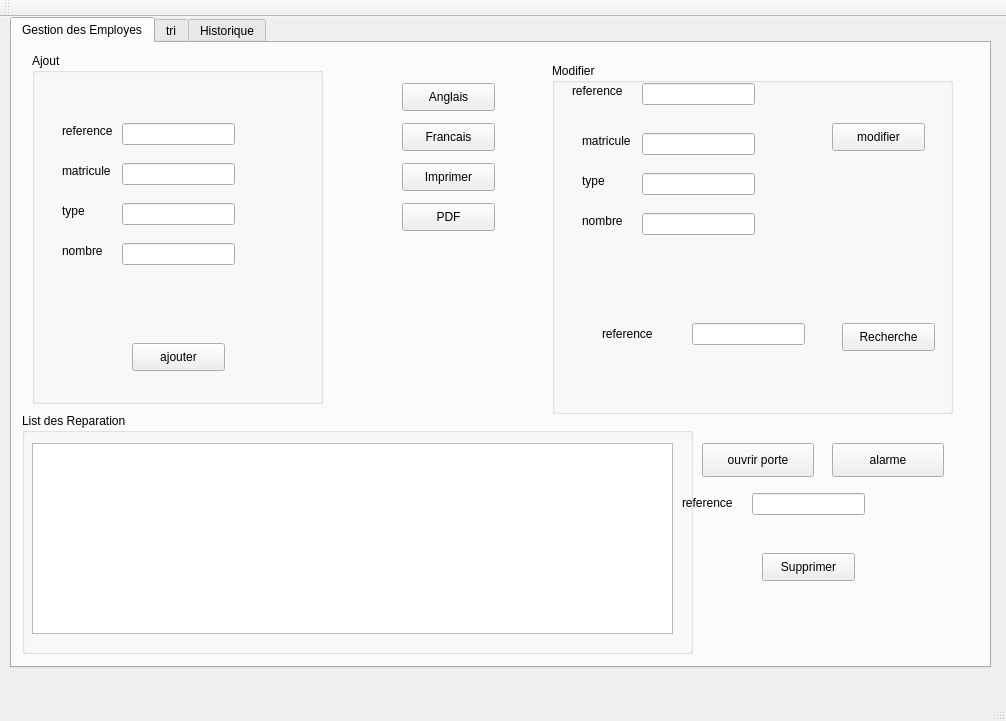
<?xml version="1.0" encoding="UTF-8"?>
<ui version="4.0">
 <class>MainWindow1</class>
 <widget class="QMainWindow" name="MainWindow1">
  <property name="geometry">
   <rect>
    <x>0</x>
    <y>0</y>
    <width>1006</width>
    <height>721</height>
   </rect>
  </property>
  <property name="windowTitle">
   <string>Employes</string>
  </property>
  <widget class="QWidget" name="centralWidget">
   <widget class="QTabWidget" name="tabWidget">
    <property name="geometry">
     <rect>
      <x>10</x>
      <y>0</y>
      <width>981</width>
      <height>651</height>
     </rect>
    </property>
    <property name="styleSheet">
     <string notr="true"/>
    </property>
    <property name="currentIndex">
     <number>0</number>
    </property>
    <widget class="QWidget" name="tab_2">
     <attribute name="title">
      <string>Gestion des Employes</string>
     </attribute>
     <widget class="QGroupBox" name="groupBox">
      <property name="geometry">
       <rect>
        <x>20</x>
        <y>10</y>
        <width>291</width>
        <height>351</height>
       </rect>
      </property>
      <property name="title">
       <string>Ajout</string>
      </property>
      <widget class="QLabel" name="label">
       <property name="geometry">
        <rect>
         <x>30</x>
         <y>70</y>
         <width>56</width>
         <height>16</height>
        </rect>
       </property>
       <property name="text">
        <string>reference</string>
       </property>
      </widget>
      <widget class="QLabel" name="label_2">
       <property name="geometry">
        <rect>
         <x>30</x>
         <y>110</y>
         <width>56</width>
         <height>16</height>
        </rect>
       </property>
       <property name="text">
        <string>matricule</string>
       </property>
      </widget>
      <widget class="QLabel" name="label_3">
       <property name="geometry">
        <rect>
         <x>30</x>
         <y>150</y>
         <width>56</width>
         <height>16</height>
        </rect>
       </property>
       <property name="text">
        <string>type</string>
       </property>
      </widget>
      <widget class="QLabel" name="label_4">
       <property name="geometry">
        <rect>
         <x>30</x>
         <y>190</y>
         <width>56</width>
         <height>16</height>
        </rect>
       </property>
       <property name="text">
        <string>nombre</string>
       </property>
      </widget>
      <widget class="QLineEdit" name="ref">
       <property name="geometry">
        <rect>
         <x>90</x>
         <y>70</y>
         <width>113</width>
         <height>22</height>
        </rect>
       </property>
      </widget>
      <widget class="QLineEdit" name="matricule">
       <property name="geometry">
        <rect>
         <x>90</x>
         <y>110</y>
         <width>113</width>
         <height>22</height>
        </rect>
       </property>
      </widget>
      <widget class="QLineEdit" name="type">
       <property name="geometry">
        <rect>
         <x>90</x>
         <y>150</y>
         <width>113</width>
         <height>22</height>
        </rect>
       </property>
      </widget>
      <widget class="QLineEdit" name="nombre">
       <property name="geometry">
        <rect>
         <x>90</x>
         <y>190</y>
         <width>113</width>
         <height>22</height>
        </rect>
       </property>
      </widget>
      <widget class="QPushButton" name="ajouter">
       <property name="geometry">
        <rect>
         <x>100</x>
         <y>290</y>
         <width>93</width>
         <height>28</height>
        </rect>
       </property>
       <property name="text">
        <string>ajouter</string>
       </property>
      </widget>
     </widget>
     <widget class="QGroupBox" name="groupBox_2">
      <property name="geometry">
       <rect>
        <x>10</x>
        <y>370</y>
        <width>671</width>
        <height>241</height>
       </rect>
      </property>
      <property name="title">
       <string>List des Reparation</string>
      </property>
      <widget class="QTableView" name="tabreparation">
       <property name="geometry">
        <rect>
         <x>10</x>
         <y>30</y>
         <width>641</width>
         <height>191</height>
        </rect>
       </property>
      </widget>
     </widget>
     <widget class="QLineEdit" name="reff">
      <property name="geometry">
       <rect>
        <x>740</x>
        <y>450</y>
        <width>113</width>
        <height>22</height>
       </rect>
      </property>
     </widget>
     <widget class="QLabel" name="label_6">
      <property name="geometry">
       <rect>
        <x>670</x>
        <y>450</y>
        <width>61</width>
        <height>20</height>
       </rect>
      </property>
      <property name="text">
       <string>reference</string>
      </property>
     </widget>
     <widget class="QPushButton" name="SupprimerButton">
      <property name="geometry">
       <rect>
        <x>750</x>
        <y>510</y>
        <width>93</width>
        <height>28</height>
       </rect>
      </property>
      <property name="text">
       <string>Supprimer</string>
      </property>
     </widget>
     <widget class="QGroupBox" name="groupBox_3">
      <property name="geometry">
       <rect>
        <x>540</x>
        <y>20</y>
        <width>401</width>
        <height>351</height>
       </rect>
      </property>
      <property name="title">
       <string>Modifier </string>
      </property>
      <widget class="QLabel" name="label_7">
       <property name="geometry">
        <rect>
         <x>30</x>
         <y>70</y>
         <width>56</width>
         <height>16</height>
        </rect>
       </property>
       <property name="text">
        <string>matricule</string>
       </property>
      </widget>
      <widget class="QLabel" name="label_8">
       <property name="geometry">
        <rect>
         <x>30</x>
         <y>110</y>
         <width>56</width>
         <height>16</height>
        </rect>
       </property>
       <property name="text">
        <string>type</string>
       </property>
      </widget>
      <widget class="QLabel" name="label_9">
       <property name="geometry">
        <rect>
         <x>30</x>
         <y>150</y>
         <width>56</width>
         <height>16</height>
        </rect>
       </property>
       <property name="text">
        <string>nombre</string>
       </property>
      </widget>
      <widget class="QLabel" name="label_11">
       <property name="geometry">
        <rect>
         <x>20</x>
         <y>20</y>
         <width>61</width>
         <height>16</height>
        </rect>
       </property>
       <property name="text">
        <string>reference</string>
       </property>
      </widget>
      <widget class="QLineEdit" name="matricule2">
       <property name="geometry">
        <rect>
         <x>90</x>
         <y>70</y>
         <width>113</width>
         <height>22</height>
        </rect>
       </property>
      </widget>
      <widget class="QLineEdit" name="type2">
       <property name="geometry">
        <rect>
         <x>90</x>
         <y>110</y>
         <width>113</width>
         <height>22</height>
        </rect>
       </property>
      </widget>
      <widget class="QLineEdit" name="nombre2">
       <property name="geometry">
        <rect>
         <x>90</x>
         <y>150</y>
         <width>113</width>
         <height>22</height>
        </rect>
       </property>
      </widget>
      <widget class="QLineEdit" name="ref2">
       <property name="geometry">
        <rect>
         <x>90</x>
         <y>20</y>
         <width>113</width>
         <height>22</height>
        </rect>
       </property>
      </widget>
      <widget class="QPushButton" name="ButtonModification">
       <property name="geometry">
        <rect>
         <x>280</x>
         <y>60</y>
         <width>93</width>
         <height>28</height>
        </rect>
       </property>
       <property name="text">
        <string>modifier</string>
       </property>
      </widget>
      <widget class="QPushButton" name="recherche">
       <property name="geometry">
        <rect>
         <x>290</x>
         <y>260</y>
         <width>93</width>
         <height>28</height>
        </rect>
       </property>
       <property name="text">
        <string>Recherche</string>
       </property>
      </widget>
      <widget class="QLineEdit" name="reff3">
       <property name="geometry">
        <rect>
         <x>140</x>
         <y>260</y>
         <width>113</width>
         <height>22</height>
        </rect>
       </property>
      </widget>
      <widget class="QLabel" name="label_5">
       <property name="geometry">
        <rect>
         <x>50</x>
         <y>260</y>
         <width>71</width>
         <height>21</height>
        </rect>
       </property>
       <property name="text">
        <string>reference</string>
       </property>
      </widget>
     </widget>
     <widget class="QPushButton" name="anglais">
      <property name="geometry">
       <rect>
        <x>390</x>
        <y>40</y>
        <width>93</width>
        <height>28</height>
       </rect>
      </property>
      <property name="text">
       <string>Anglais</string>
      </property>
     </widget>
     <widget class="QPushButton" name="Imprimer">
      <property name="geometry">
       <rect>
        <x>390</x>
        <y>120</y>
        <width>93</width>
        <height>28</height>
       </rect>
      </property>
      <property name="text">
       <string>Imprimer</string>
      </property>
     </widget>
     <widget class="QPushButton" name="francais">
      <property name="geometry">
       <rect>
        <x>390</x>
        <y>80</y>
        <width>93</width>
        <height>28</height>
       </rect>
      </property>
      <property name="text">
       <string>Francais</string>
      </property>
     </widget>
     <widget class="QPushButton" name="pushButton">
      <property name="geometry">
       <rect>
        <x>390</x>
        <y>160</y>
        <width>93</width>
        <height>28</height>
       </rect>
      </property>
      <property name="text">
       <string>PDF</string>
      </property>
     </widget>
     <widget class="QLabel" name="label_10">
      <property name="geometry">
       <rect>
        <x>110</x>
        <y>0</y>
        <width>731</width>
        <height>491</height>
       </rect>
      </property>
      <property name="styleSheet">
       <string notr="true">image:url(:/D:/ProjetCpp/gestion-de-reparation/logo.png)</string>
      </property>
      <property name="text">
       <string/>
      </property>
     </widget>
     <widget class="QPushButton" name="pushButton_6">
      <property name="geometry">
       <rect>
        <x>690</x>
        <y>400</y>
        <width>112</width>
        <height>34</height>
       </rect>
      </property>
      <property name="text">
       <string>ouvrir porte</string>
      </property>
     </widget>
     <widget class="QPushButton" name="pushButton_7">
      <property name="geometry">
       <rect>
        <x>820</x>
        <y>400</y>
        <width>112</width>
        <height>34</height>
       </rect>
      </property>
      <property name="text">
       <string>alarme</string>
      </property>
     </widget>
     <zorder>label_10</zorder>
     <zorder>groupBox</zorder>
     <zorder>groupBox_2</zorder>
     <zorder>reff</zorder>
     <zorder>label_6</zorder>
     <zorder>SupprimerButton</zorder>
     <zorder>groupBox_3</zorder>
     <zorder>anglais</zorder>
     <zorder>Imprimer</zorder>
     <zorder>francais</zorder>
     <zorder>pushButton</zorder>
     <zorder>pushButton_6</zorder>
     <zorder>pushButton_7</zorder>
    </widget>
    <widget class="QWidget" name="tab">
     <attribute name="title">
      <string>tri</string>
     </attribute>
     <widget class="QRadioButton" name="radioButton_2">
      <property name="geometry">
       <rect>
        <x>520</x>
        <y>420</y>
        <width>161</width>
        <height>31</height>
       </rect>
      </property>
      <property name="styleSheet">
       <string notr="true">QRadioButton {
color: #ffffff;
border: 3px solid #010203;
font: 8pt &quot;MS Reference Sans Serif&quot;;
border-radius: 15px;
padding: 5px;
background: qradialgradient(cx: 0.3, cy: -0.4,
fx: 0.3, fy: -0.4,
radius: 3, stop: 0 #010203, stop: 1 #c4c9c7);
min-width: 80px;
}

QPushButton:hover {
background: qradialgradient(cx: 0.3, cy: -0.4,
fx: 0.3, fy: -0.4,
radius: 3, stop: 0 #010203, stop: 1 #010203);
}

 QRadioButton:pressed {
background: qradialgradient(cx: 0.4, cy: -0.1,
fx: 0.4, fy: -0.1,
radius: 3, stop: 0 #c4c9c7, stop: 1 #c4c9c7);
}</string>
      </property>
      <property name="text">
       <string>tri par matricule</string>
      </property>
     </widget>
     <widget class="QRadioButton" name="radioButton">
      <property name="geometry">
       <rect>
        <x>520</x>
        <y>460</y>
        <width>161</width>
        <height>31</height>
       </rect>
      </property>
      <property name="styleSheet">
       <string notr="true">QRadioButton {
color: #ffffff;
border: 3px solid #010203;
font: 8pt &quot;MS Reference Sans Serif&quot;;
border-radius: 15px;
padding: 5px;
background: qradialgradient(cx: 0.3, cy: -0.4,
fx: 0.3, fy: -0.4,
radius: 3, stop: 0 #010203, stop: 1 #c4c9c7);
min-width: 80px;
}

QPushButton:hover {
background: qradialgradient(cx: 0.3, cy: -0.4,
fx: 0.3, fy: -0.4,
radius: 3, stop: 0 #010203, stop: 1 #010203);
}

 QRadioButton:pressed {
background: qradialgradient(cx: 0.4, cy: -0.1,
fx: 0.4, fy: -0.1,
radius: 3, stop: 0 #c4c9c7, stop: 1 #c4c9c7);
}</string>
      </property>
      <property name="text">
       <string>tri par type</string>
      </property>
     </widget>
     <widget class="QRadioButton" name="radioButton_3">
      <property name="geometry">
       <rect>
        <x>520</x>
        <y>380</y>
        <width>161</width>
        <height>31</height>
       </rect>
      </property>
      <property name="styleSheet">
       <string notr="true">QRadioButton {
color: #ffffff;
border: 3px solid #010203;
font: 8pt &quot;MS Reference Sans Serif&quot;;
border-radius: 15px;
padding: 5px;
background: qradialgradient(cx: 0.3, cy: -0.4,
fx: 0.3, fy: -0.4,
radius: 3, stop: 0 #010203, stop: 1 #c4c9c7);
min-width: 80px;
}

QPushButton:hover {
background: qradialgradient(cx: 0.3, cy: -0.4,
fx: 0.3, fy: -0.4,
radius: 3, stop: 0 #010203, stop: 1 #010203);
}

 QRadioButton:pressed {
background: qradialgradient(cx: 0.4, cy: -0.1,
fx: 0.4, fy: -0.1,
radius: 3, stop: 0 #c4c9c7, stop: 1 #c4c9c7);
}</string>
      </property>
      <property name="text">
       <string>tri par referance</string>
      </property>
     </widget>
     <widget class="QTableView" name="tab_rep">
      <property name="geometry">
       <rect>
        <x>210</x>
        <y>100</y>
        <width>571</width>
        <height>271</height>
       </rect>
      </property>
      <property name="styleSheet">
       <string notr="true">QTableView
{
border-radius:9px;
border: 2px solid #000000;
background: qradialgradient(cx: 0.3, cy: -0.4,
fx: 0.0, fy: -0.0,
radius: 1.89, stop: 0 #ffffff, stop: 1 #999);
}</string>
      </property>
     </widget>
     <widget class="QLabel" name="label_12">
      <property name="geometry">
       <rect>
        <x>20</x>
        <y>390</y>
        <width>181</width>
        <height>191</height>
       </rect>
      </property>
      <property name="styleSheet">
       <string notr="true">image:url(:/D:/ProjetCpp/gestion-de-reparation/logo.png)</string>
      </property>
      <property name="text">
       <string/>
      </property>
     </widget>
    </widget>
    <widget class="QWidget" name="tab_4">
     <attribute name="title">
      <string>Historique</string>
     </attribute>
     <widget class="QPushButton" name="pushButton_76">
      <property name="geometry">
       <rect>
        <x>670</x>
        <y>60</y>
        <width>93</width>
        <height>28</height>
       </rect>
      </property>
      <property name="styleSheet">
       <string notr="true">QPushButton {
padding: 1px;
border-style: solid;
border: 2px solid gray;
border-radius: 8px;
background-color: rgb(170, 150, 123);
border:2px solid #000;
}
QPushButton {
     color: #fff !important;

text-decoration: none;
background: #ffb300;

border-radius: 5px;
display: inline-block;
border: none;
transition: all 0.4s ease 0s;
 }
 QPushButton:hover {
     background: #ffcc00;
	background-color: ;
letter-spacing: 1px;
-webkit-box-shadow: 0px 5px 40px -10px rgba(0,0,0,0.57);
-moz-box-shadow: 0px 5px 40px -10px rgba(0,0,0,0.57);
box-shadow: 5px 40px -10px rgba(0,0,0,0.57);
transition: all 0.4s ease 0s;
 }</string>
      </property>
      <property name="text">
       <string>Historique</string>
      </property>
     </widget>
     <widget class="QTableView" name="tableView_3">
      <property name="geometry">
       <rect>
        <x>150</x>
        <y>110</y>
        <width>631</width>
        <height>461</height>
       </rect>
      </property>
     </widget>
     <widget class="QLabel" name="label_13">
      <property name="geometry">
       <rect>
        <x>790</x>
        <y>410</y>
        <width>181</width>
        <height>191</height>
       </rect>
      </property>
      <property name="styleSheet">
       <string notr="true">image:url(:/D:/ProjetCpp/gestion-de-reparation/logo.png)</string>
      </property>
      <property name="text">
       <string/>
      </property>
     </widget>
    </widget>
   </widget>
  </widget>
  <widget class="QMenuBar" name="menuBar">
   <property name="geometry">
    <rect>
     <x>0</x>
     <y>0</y>
     <width>1006</width>
     <height>26</height>
    </rect>
   </property>
  </widget>
  <widget class="QToolBar" name="mainToolBar">
   <attribute name="toolBarArea">
    <enum>TopToolBarArea</enum>
   </attribute>
   <attribute name="toolBarBreak">
    <bool>false</bool>
   </attribute>
  </widget>
  <widget class="QStatusBar" name="statusBar"/>
 </widget>
 <layoutdefault spacing="6" margin="11"/>
 <resources/>
 <connections/>
</ui>
